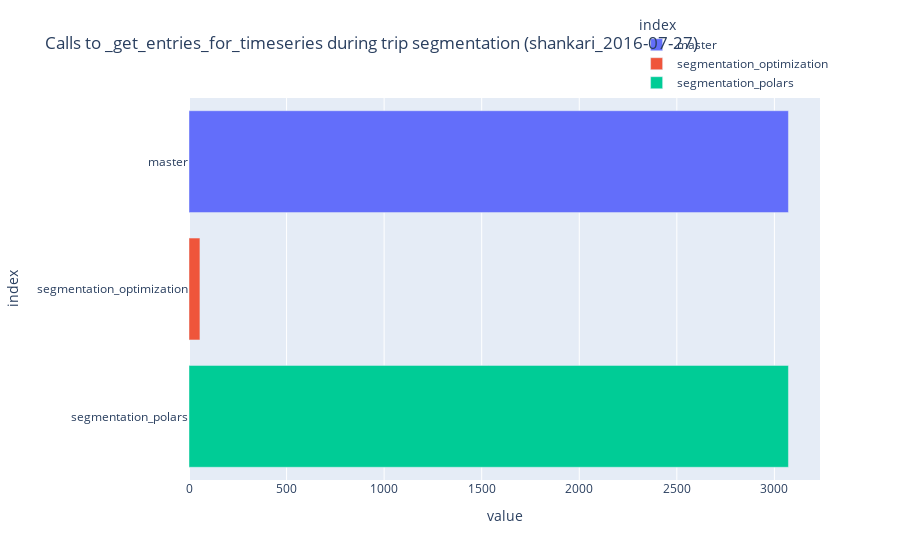

Notebook code cell kept with this figure:
### Code cell
trip_segmentation_db_calls_dfs = []

branches_trip_segmentation_tqs = []
for branch_name in branches.keys():
    trip_segmentation = pipeline_stages_df[
        (pipeline_stages_df['name'] == 'TRIP_SEGMENTATION') &
        (pipeline_stages_df['branch_name'] == branch_name)
    ].iloc[0]
    trip_segmentation_db_calls = db_calls_df[
        (db_calls_df['ts'] < trip_segmentation['ts'])
        & (db_calls_df['ts'] > trip_segmentation['ts'] - trip_segmentation['reading'])
    ]
    trip_segmentation_db_calls_dfs.append(trip_segmentation_db_calls)

trip_segmentation_db_calls_counts_df = pd.concat(trip_segmentation_db_calls_dfs)['branch_name'].value_counts(sort=False)
fig = px.bar(
    trip_segmentation_db_calls_counts_df,
    color=trip_segmentation_db_calls_counts_df.index,
    orientation="h",
)
fig.update_layout(
    title=f"Calls to _get_entries_for_timeseries during trip segmentation ({day})",
    barmode='group',
    legend=dict(
        yanchor="bottom",
        xanchor="right",
    )
)
fig.show()

### Figure 1 — Plotly figure (JSON) as saved in the notebook; plotly's stock layout.template omitted (floating-point values rounded to 4 significant figures)
{"data": [{"hovertemplate": "index=%{y}<br>value=%{x}<extra></extra>", "legendgroup": "master", "marker": {"color": "#636efa", "pattern": {"shape": ""}}, "name": "master", "orientation": "h", "showlegend": true, "textposition": "auto", "type": "bar", "x": [3072], "xaxis": "x", "y": ["master"], "yaxis": "y"}, {"hovertemplate": "index=%{y}<br>value=%{x}<extra></extra>", "legendgroup": "segmentation_optimization", "marker": {"color": "#EF553B", "pattern": {"shape": ""}}, "name": "segmentation_optimization", "orientation": "h", "showlegend": true, "textposition": "auto", "type": "bar", "x": [56], "xaxis": "x", "y": ["segmentation_optimization"], "yaxis": "y"}, {"hovertemplate": "index=%{y}<br>value=%{x}<extra></extra>", "legendgroup": "segmentation_polars", "marker": {"color": "#00cc96", "pattern": {"shape": ""}}, "name": "segmentation_polars", "orientation": "h", "showlegend": true, "textposition": "auto", "type": "bar", "x": [3072], "xaxis": "x", "y": ["segmentation_polars"], "yaxis": "y"}], "layout": {"barmode": "group", "legend": {"title": {"text": "index"}, "tracegroupgap": 0, "xanchor": "right", "yanchor": "bottom"}, "margin": {"t": 60}, "title": {"text": "Calls to _get_entries_for_timeseries during trip segmentation (shankari_2016-07-27)"}, "xaxis": {"anchor": "y", "domain": [0, 1], "title": {"text": "value"}}, "yaxis": {"anchor": "x", "categoryarray": ["segmentation_polars", "segmentation_optimization", "master"], "categoryorder": "array", "domain": [0, 1], "title": {"text": "index"}}}}
